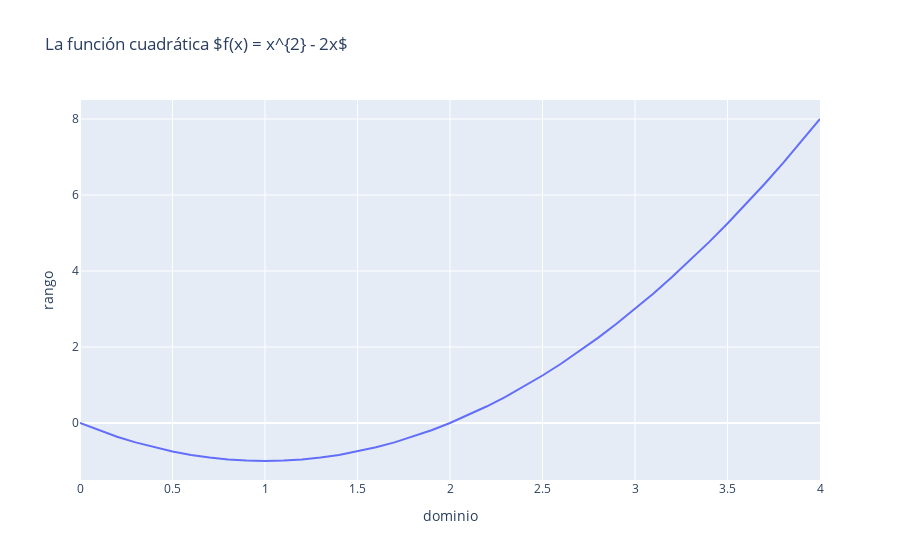

Notebook code cell kept with this figure:
### Code cell
dominio = np.arange(0,4+0.01, 0.1)
rango = f(dominio) 
fig = go.Figure()
fig.add_trace(go.Line(x = dominio, y = rango))
fig.update_layout(title=r'La función cuadrática $f(x) = x^{2} - 2x$',
                  xaxis_title='dominio',
                  yaxis_title='rango')

fig.write_image("C:/Users/Marco/Documents/GitHub/2_calculo_I/images/ejercicio.png") 
# toma le dirección y cambia a slash
fig.write_html("grafico.html")

 
fig.show()

### Figure 1 — Plotly figure (JSON) as saved in the notebook; plotly's stock layout.template omitted (floating-point values rounded to 4 significant figures)
{"data": [{"type": "scatter", "x": [0, 0.1, 0.2, 0.3, 0.4, 0.5, 0.6, 0.7, 0.8, 0.9, 1, 1.1, 1.2, 1.3, 1.4, 1.5, 1.6, 1.7, 1.8, 1.9, 2, 2.1, 2.2, 2.3, 2.4, 2.5, 2.6, 2.7, 2.8, 2.9, 3, 3.1, 3.2, 3.3, 3.4, 3.5, 3.6, 3.7, 3.8, 3.9, 4], "y": [0, -0.19, -0.36, -0.51, -0.64, -0.75, -0.84, -0.91, -0.96, -0.99, -1, -0.99, -0.96, -0.91, -0.84, -0.75, -0.64, -0.51, -0.36, -0.19, 0, 0.21, 0.44, 0.69, 0.96, 1.25, 1.56, 1.89, 2.24, 2.61, 3, 3.41, 3.84, 4.29, 4.76, 5.25, 5.76, 6.29, 6.84, 7.41, 8]}], "layout": {"title": {"text": "La función cuadrática $f(x) = x^{2} - 2x$"}, "xaxis": {"title": {"text": "dominio"}}, "yaxis": {"title": {"text": "rango"}}}}
